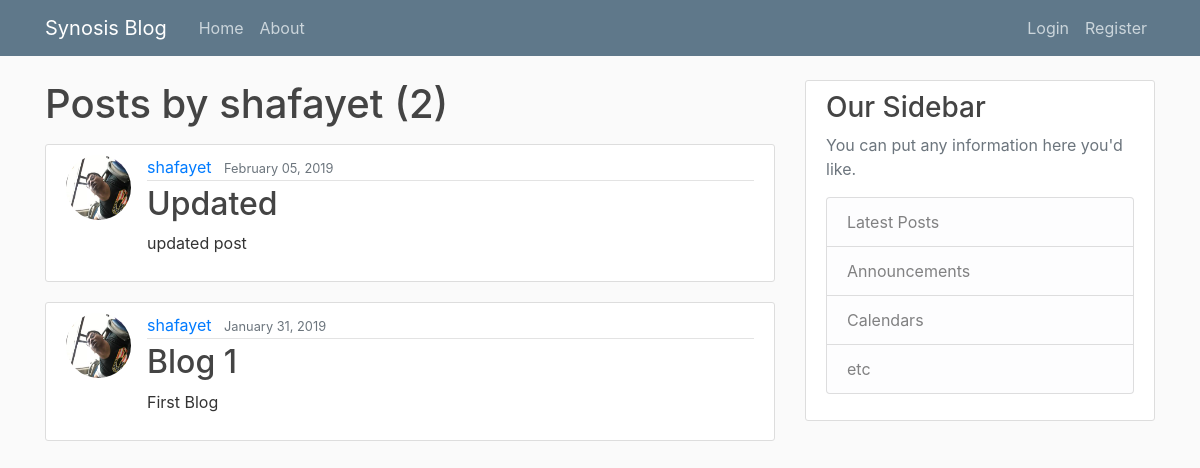
The app's page /user/shafayet with its own data.
### blog/models.py (models this page shows, shortened)
class Post(models.Model):
	title = models.CharField(max_length=100)
	content = models.TextField() # TextField()--> no limitation
	date_posted = models.DateTimeField(default = timezone.now) #timezone.now --> sets the current time(can be updated)
	author = models.ForeignKey(User, on_delete=models.CASCADE) #models.CASCADE-->if user deleted, post deleted

### users/models.py (models this page shows, shortened)
class Profile(models.Model):
	user = models.OneToOneField(User, on_delete=models.CASCADE)
	image = models.ImageField(default='default.jpg', upload_to='profile_pics')

### blog/views.py (the view)
# urls.py: path('user/<str:username>', UserPostListView.as_view(), name='user_posts'),
class UserPostListView(ListView):
	model = Post
	template_name = 'blog/user_posts.html'#<app>/<model>_<viewtype>.html
	context_object_name = 'posts'
	paginate_by = 5
	def get_queryset(self):
		user = get_object_or_404(User, username=self.kwargs.get('username'))
		return Post.objects.filter(author=user).order_by('-date_posted')

### blog/templates/blog/user_posts.html (shortened to what this page needs)
{%extends "blog/base.html" %}
{% block content %}
	<h1 class="mb-3">Posts by {{ view.kwargs.username }} ({{ page_obj.paginator.count }})</h1>
	{% for post in posts %}
	<article class="media content-section">
	  <img class="rounded-circle article-img" src="{{ post.author.profile.image.url }}">
	  <div class="media-body">
	    <div class="article-metadata">
	      <a class="mr-2" href="{% url 'user_posts' post.author.username %}">{{ post.author }}</a>
	      <small class="text-muted">{{ post.date_posted|date:"F d, Y" }}</small>
	    </div>
	    <h2><a class="article-title" href="{% url 'post_detail' post.id %}">{{ post.title }}</a></h2>
	    <p class="article-content">{{ post.content }}</p>
	  </div>
	</article>
	{% endfor %}
{% endblock content %}

### blog/static/blog/main.css (style rules this page uses)
body { background: #fafafa; color: #333333; margin-top: 5rem; }
h1, h2, h3, h4, h5, h6 { color: #444444; }
.content-section { background: #ffffff; padding: 10px 20px; border: 1px solid #dddddd; border-radius: 3px; margin-bottom: 20px; }
.article-title { color: #444444; }
.article-content { white-space: pre-line; }
.article-img { height: 65px; width: 65px; margin-right: 16px; }
.article-metadata { padding-bottom: 1px; margin-bottom: 4px; border-bottom: 1px solid #e3e3e3 }

### records on screen
Post: author.profile.image (picture), author "shafayet", date_posted "February 05, 2019", title "Updated", content "updated post"
Post: author.profile.image (picture), author "shafayet", date_posted "January 31, 2019", title "Blog 1", content "First Blog"

### other values on screen
{{ view.kwargs.username }} "shafayet"
{{ page_obj.paginator.count }} "2"
